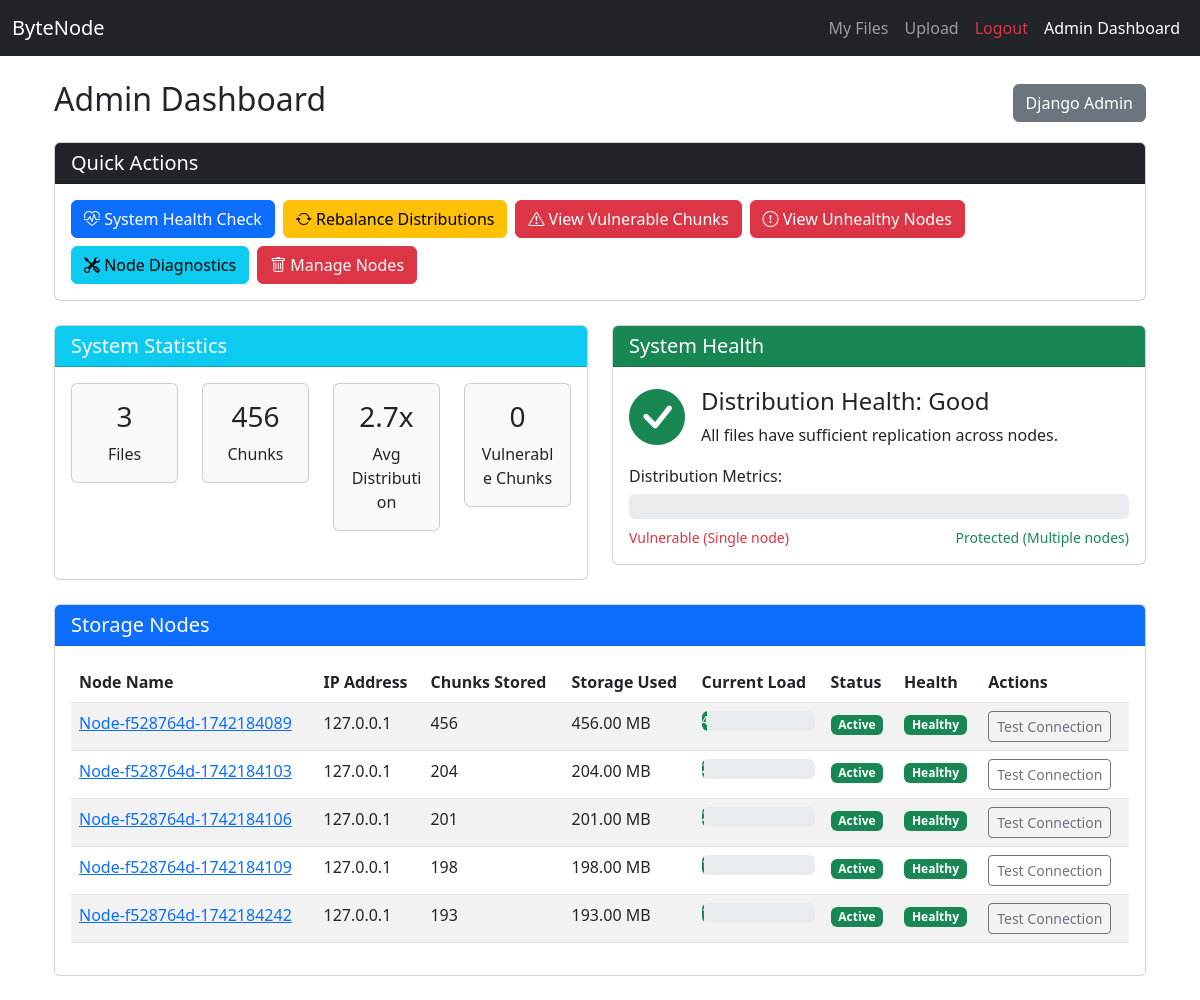
The page /admin-dashboard/ (signed in) on the database as committed earlier.
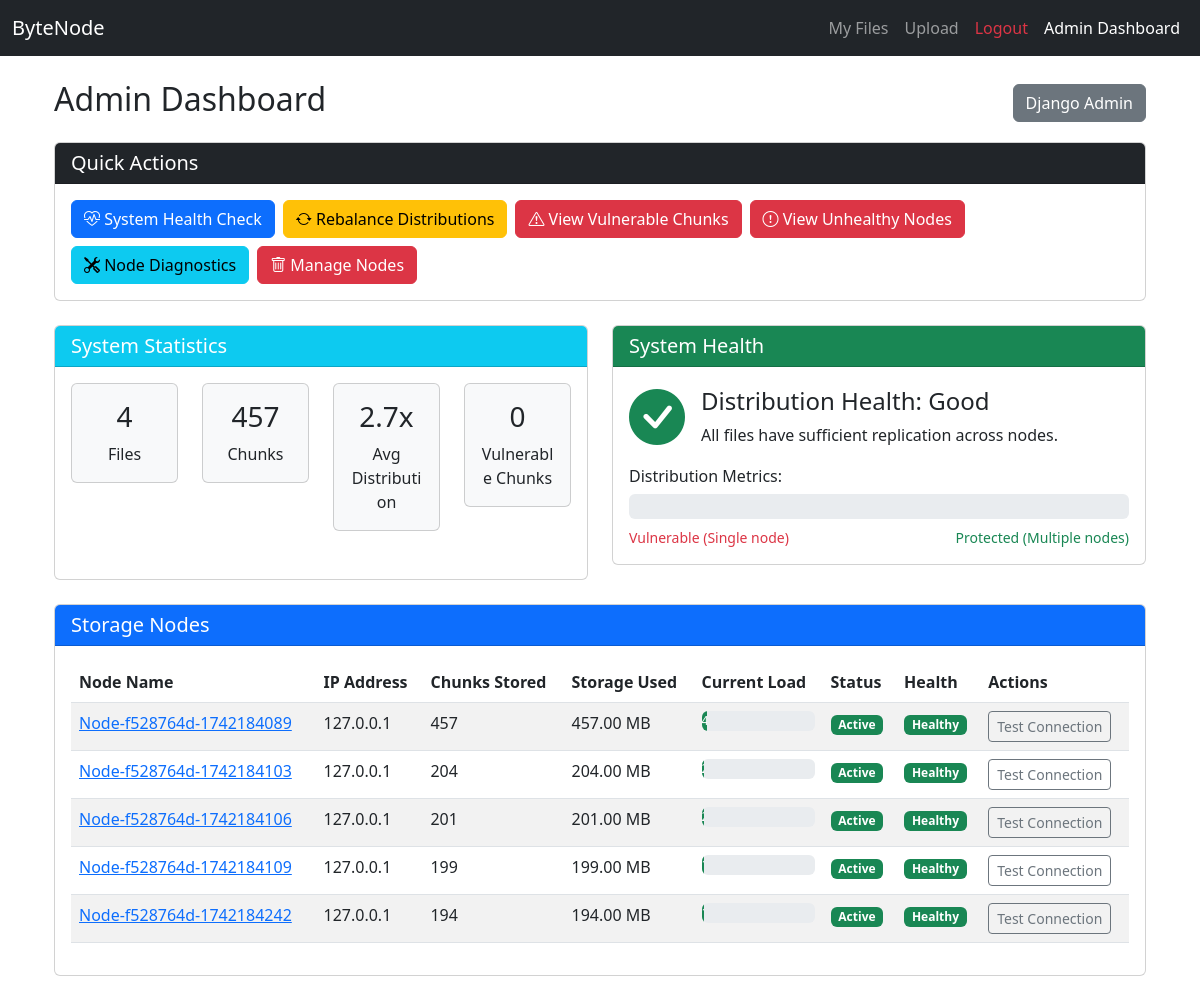
The same page on the database as committed later.
### storage/models.py (models this page shows, shortened)
class Node(models.Model):
    name = models.CharField(max_length=100, unique=True)
    ipfs_id = models.CharField(max_length=100, unique=True)
    ip = models.CharField(max_length=100)
    port = models.IntegerField(default=5001)
    api_url = models.CharField(max_length=200, null=True, blank=True)
    is_active = models.BooleanField(default=True)
    load = models.FloatField(default=0.0)
    capacity_gb = models.FloatField(default=10.0)  # Default capacity in GB
    last_seen = models.DateTimeField(auto_now=True)
    consecutive_failures = models.IntegerField(default=0)
    objects = NodeManager()
    all_objects = models.Manager()
    def get_used_space_mb(self):
        chunk_count = self.chunk_distributions.count()
        return chunk_count * CHUNK_SIZE / (1024 * 1024)

### storage/views/admin_views.py (the view)
# urls.py: path("admin-dashboard/", admin_dashboard, name="admin_dashboard"),
@login_required
@user_passes_test(is_admin, login_url='/files/')
def admin_dashboard(request):
    if not is_admin(request.user):
        return redirect('file_list')
    nodes = Node.objects.all()
    node_stats = []
    for node in nodes:
        used_space_mb = node.get_used_space_mb()
        node_stats.append({
            'node': node,
            'chunk_count': node.chunk_distributions.count(),
            'space_used': used_space_mb,
            'capacity_gb': node.capacity_gb,
            'space_used_percent': min(100, (used_space_mb / (node.capacity_gb * 1024)) * 100)
        })
    total_files = File.objects.count()
    total_chunks = FileChunk.objects.count()
    total_distributions = ChunkDistribution.objects.count()
    avg_distribution = total_distributions / total_chunks if total_chunks else 0
    under_distributed = FileChunk.objects.annotate(
        dist_count=Count('distributions')
    ).filter(dist_count__lt=2).count()
    distribution_health = "Good"
    if total_chunks > 0 and under_distributed > 0:
        distribution_health = "Warning"
    return render(request, "storage/admin_dashboard.html", {
        "nodes": nodes,
        "node_stats": node_stats,
        "stats": {
            "total_files": total_files,
            "total_chunks": total_chunks,
            "total_distributions": total_distributions,
            "avg_distribution": round(avg_distribution, 1),
            "under_distributed": under_distributed,
            "distribution_health": distribution_health
        }
    })

### storage/models.py (called while the page is built)
    def get_queryset(self):
        return super().get_queryset().exclude(ip__in=BLACKLISTED_IPS)

### storage/views/base_views.py (called while the page is built)
def is_admin(user):
    return user.is_authenticated and (user.is_superuser or user.is_staff)

### storage/templates/storage/admin_dashboard.html (shortened to what the changed rows need)
{% extends 'storage/base.html' %}
{% block content %}
<div class="container-fluid mt-4">
    <div class="d-flex justify-content-between align-items-center mb-3">
        <h2>Admin Dashboard</h2>
    </div>
    <div class="row mb-4">
        <div class="col-md-6">
            <div class="card">
                <div class="card-body">
                    <div class="row">
                        <div class="col-md-3">
                            <div class="card bg-light mb-3 text-center">
                                <div class="card-body py-3">
                                    <h3>{{ stats.total_files }}</h3>
                                    <p class="mb-0">Files</p>
                                </div>
                            </div>
                        </div>
                        <div class="col-md-3">
                            <div class="card bg-light mb-3 text-center">
                                <div class="card-body py-3">
                                    <h3>{{ stats.total_chunks }}</h3>
                                    <p class="mb-0">Chunks</p>
                                </div>
                            </div>
                        </div>
                    </div>
                </div>
            </div>
        </div>
    </div>
    <div class="card mb-4">
        <div class="card-body">
            <div class="table-responsive">
                <table class="table table-striped table-hover">
                    <thead>
                        <tr>
                            <th>Node Name</th>
                            <th>IP Address</th>
                            <th>Chunks Stored</th>
                            <th>Storage Used</th>
                            <th>Current Load</th>
                            <th>Status</th>
                            <th>Health</th>
                            <th>Actions</th>
                        </tr>
                    </thead>
                    <tbody>
                        {% for stat in node_stats %}
                        <tr>
                            <td>
                                <a href="{% url 'admin:storage_node_change' stat.node.id %}" title="Edit in admin">
                                    {{ stat.node.name }}
                                </a>
                            </td>
                            <td>{{ stat.node.ip }}</td>
                            <td>{{ stat.chunk_count }}</td>
                            <td>{{ stat.space_used|floatformat:2 }} MB</td>
                            <td>
                                <div class="progress" style="height: 20px;">
                                    <div class="progress-bar
                                             {% if stat.node.load > 80 %}bg-danger
                                             {% elif stat.node.load > 50 %}bg-warning
                                             {% else %}bg-success{% endif %}"
                                         role="progressbar" style="width: {{ stat.node.load }}%">
                                    </div>
                                </div>
                            </td>
                            <td>
                                {% if stat.node.is_active %}
                                    <span class="badge bg-success">Active</span>
                                {% else %}
                                    <span class="badge bg-danger">Inactive</span>
                                {% endif %}
                            </td>
                            <td>
                                {% if stat.node.consecutive_failures > 3 %}
                                    <span class="badge bg-danger">{{ stat.node.consecutive_failures }} failures</span>
                                {% elif stat.node.consecutive_failures > 0 %}
                                    <span class="badge bg-warning">{{ stat.node.consecutive_failures }} failures</span>
                                {% else %}
                                    <span class="badge bg-success">Healthy</span>
                                {% endif %}
                            </td>
                            <td>
                                <form method="post" action="{% url 'test_node' stat.node.id %}" class="d-inline">
                                    <button type="submit" class="btn btn-sm btn-outline-secondary">
                                        Test Connection
                                    </button>
                                </form>
                            </td>
                        </tr>
                        {% endfor %}
                    </tbody>
                </table>
            </div>
        </div>
    </div>
</div>
<link rel="stylesheet" href="https://cdn.jsdelivr.net/npm/bootstrap-icons@1.11.0/font/bootstrap-icons.css">
{% endblock %}

Rows that differ between the two databases and show on the page:
changed Node "Node-f528764d-1742184089": chunk_count "456" → "457"; space_used "456.00" → "457.00"
changed Node "Node-f528764d-1742184109": chunk_count "198" → "199"; space_used "198.00" → "199.00"
changed Node "Node-f528764d-1742184242": chunk_count "193" → "194"; space_used "193.00" → "194.00"
Other text that changed with them:
{{ stats.total_files }}: "3" → "4"
{{ stats.total_chunks }}: "456" → "457"
